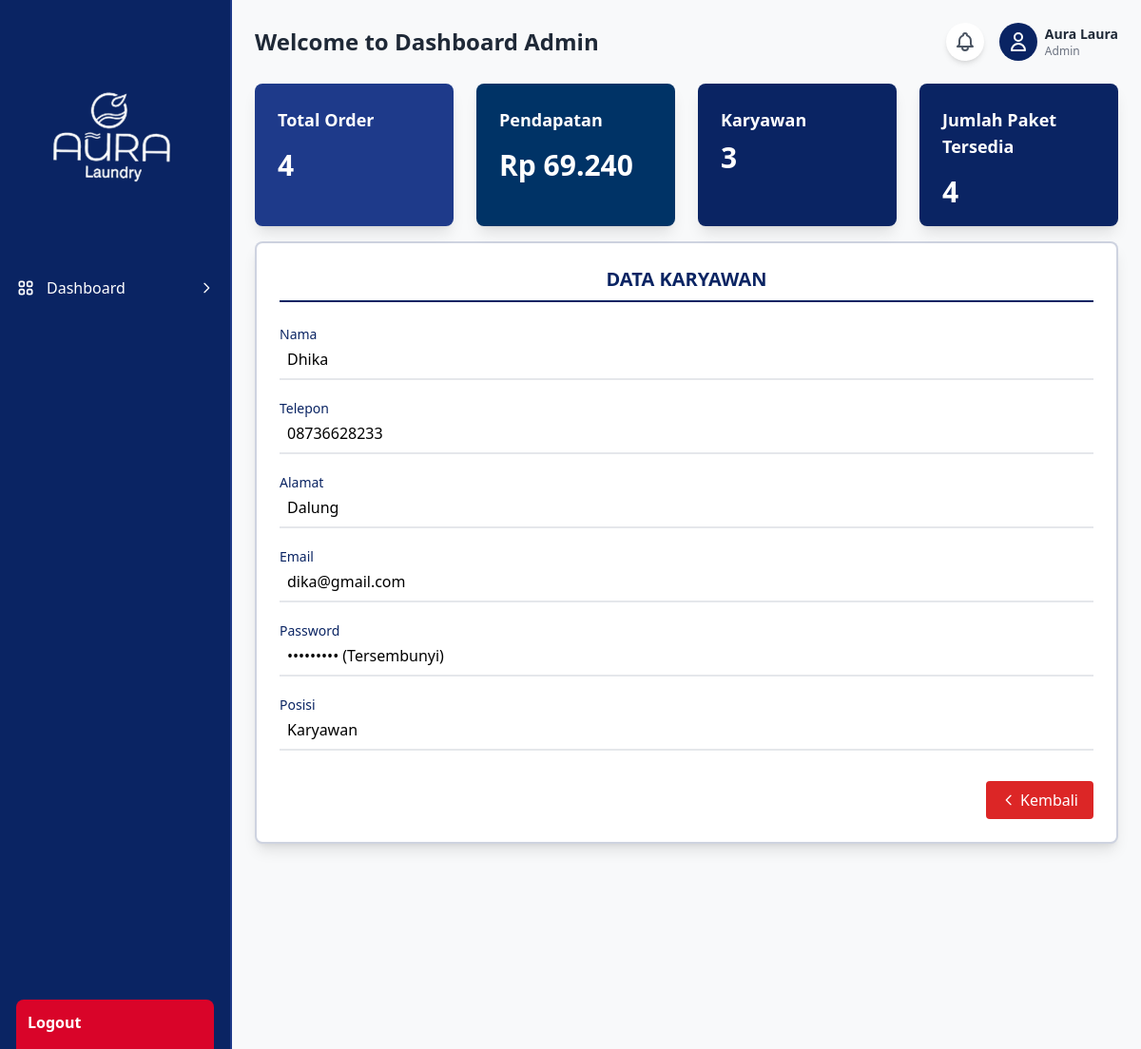
Screenshot of /admin/index.php?page=view_karyawan&id=20 (signed in) with the database file from the repository.
### tables this page shows
CREATE TABLE `users` (
  `id` int(11) NOT NULL,
  `name` varchar(100) NOT NULL,
  `email` varchar(100) NOT NULL,
  `password` varchar(255) NOT NULL,
  `role` enum('admin','karyawan') NOT NULL DEFAULT 'karyawan',
  `alamat` varchar(255) NOT NULL,
  `telepon` varchar(12) NOT NULL
);

### admin/content/view_karyawan.php (the view)
<?php
$id = isset($_GET['id']) ? intval($_GET['id']) : 0;
$sql = "SELECT * FROM users WHERE id = $id";
$result = $conn->query($sql);
if ($row = $result->fetch_assoc()) {
?>
    <div class="mx-auto bg-white rounded-lg shadow-lg p-6 mt-4 mb-48 border-2 border-[#0a2463]/20">
        <h1 class="text-xl font-bold text-center text-[#0a2463] mb-6 border-b-2 border-[#0a2463] pb-2">DATA KARYAWAN</h1>
        <div class="space-y-5">
            <div class="border-b-2 border-gray-200 hover:border-[#0a2463] transition-colors duration-300 pb-2 group">
                <label class="block text-sm font-medium text-[#0a2463] mb-1">Nama</label>
                <div class="h-6 group-hover:text-[#0a2463] font-medium transition-colors duration-300 px-2">
                    <?= htmlspecialchars($row['name']) ?>
                </div>
            </div>
            <div class="border-b-2 border-gray-200 hover:border-[#0a2463] transition-colors duration-300 pb-2 group">
                <label class="block text-sm font-medium text-[#0a2463] mb-1">Telepon</label>
                <div class="h-6 group-hover:text-[#0a2463] font-medium transition-colors duration-300 px-2">
                    <?= htmlspecialchars($row['telepon']) ?>
                </div>
            </div>
            <div class="border-b-2 border-gray-200 hover:border-[#0a2463] transition-colors duration-300 pb-2 group">
                <label class="block text-sm font-medium text-[#0a2463] mb-1">Alamat</label>
                <div class="h-6 group-hover:text-[#0a2463] font-medium transition-colors duration-300 px-2">
                    <?= htmlspecialchars($row['alamat']) ?>
                </div>
            </div>
            <div class="border-b-2 border-gray-200 hover:border-[#0a2463] transition-colors duration-300 pb-2 group">
                <label class="block text-sm font-medium text-[#0a2463] mb-1">Email</label>
                <div class="h-6 group-hover:text-[#0a2463] font-medium transition-colors duration-300 px-2">
                    <?= htmlspecialchars($row['email']) ?>
                </div>
            </div>
            <div class="border-b-2 border-gray-200 hover:border-[#0a2463] transition-colors duration-300 pb-2 group">
                <label class="block text-sm font-medium text-[#0a2463] mb-1">Password</label>
                <div class="h-6 group-hover:text-[#0a2463] font-medium transition-colors duration-300 px-2">
                    ••••••••• (Tersembunyi)
                </div>
            </div>
            <div class="border-b-2 border-gray-200 hover:border-[#0a2463] transition-colors duration-300 pb-2 group">
                <label class="block text-sm font-medium text-[#0a2463] mb-1">Posisi</label>
                <div class="h-6 group-hover:text-[#0a2463] font-medium transition-colors duration-300 px-2">
                    <?= ucfirst($row['role']) ?>
                </div>
            </div>
        </div>
        <div class="mt-8 flex justify-end">
      <a href="?page=kelola_karyawan" class="px-4 py-2 bg-red-600 text-white rounded hover:bg-red-700/80 transition-colors duration-300 flex items-center">
        <svg xmlns="http://www.w3.org/2000/svg" class="h-4 w-4 mr-1" fill="none" viewBox="0 0 24 24" stroke="currentColor">
          <path stroke-linecap="round" stroke-linejoin="round" stroke-width="2" d="M15 19l-7-7 7-7" />
        </svg>
        Kembali
      </a>
    </div>
    </div>
    <?php
} else {
    echo "<p class='text-center text-red-500'>Data karyawan tidak ditemukan!</p>";
}
?>

### rows the page displays
users: name "Dhika", telepon "08736628233", alamat "Dalung", email "dika@gmail.com", role "Karyawan"

### other values shown
$_SESSION['role'] "Admin"
$_SESSION['name'] "Aura Laura"
$row "4"
$total_pendapatan "69.240"
$row "3"
